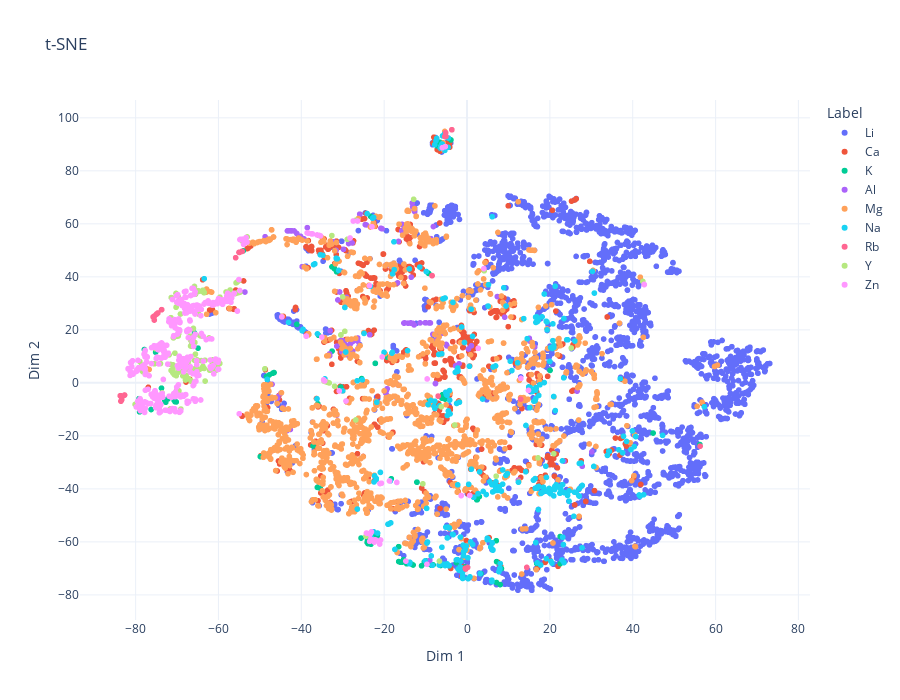

Write notebook code for a chart like this one.
### Code cell
import plotly.express as px
import pandas as pd

df_tsne = pd.DataFrame(X_tsne, columns=["Dim 1", "Dim 2"])
df_tsne["Label"] = labels

fig = px.scatter(df_tsne, x="Dim 1", y="Dim 2", color="Label",
                 title="t-SNE",
                 width=900, height=700,
                 template='plotly_white')
fig.show()

### Figure 1 — Plotly figure (JSON) as saved in the notebook; plotly's stock layout.template omitted (floating-point values rounded to 4 significant figures; data arrays with more than 128 entries replaced by an {"elided": "..."} marker saying what was removed)
{"data": [{"hovertemplate": "Label=Li<br>Dim 1=%{x}<br>Dim 2=%{y}<extra></extra>", "legendgroup": "Li", "marker": {"color": "#636efa", "symbol": "circle"}, "mode": "markers", "name": "Li", "showlegend": true, "type": "scattergl", "x": {"elided": "2434 float values"}, "xaxis": "x", "y": {"elided": "2434 float values"}, "yaxis": "y"}, {"hovertemplate": "Label=Ca<br>Dim 1=%{x}<br>Dim 2=%{y}<extra></extra>", "legendgroup": "Ca", "marker": {"color": "#EF553B", "symbol": "circle"}, "mode": "markers", "name": "Ca", "showlegend": true, "type": "scattergl", "x": {"elided": "550 float values"}, "xaxis": "x", "y": {"elided": "550 float values"}, "yaxis": "y"}, {"hovertemplate": "Label=K<br>Dim 1=%{x}<br>Dim 2=%{y}<extra></extra>", "legendgroup": "K", "marker": {"color": "#00cc96", "symbol": "circle"}, "mode": "markers", "name": "K", "showlegend": true, "type": "scattergl", "x": [-22.16, -31.48, -2.568, -32.6, -9.38, -9.26, -46.59, -41.1, -46.9, -46.61, -54.05, -32.12, -48.42, -48.17, -32.02, -47.75, 0.1203, -16.49, -49.9, -21.99, -23.59, -78.66, -32.58, -30.44, 22.48, -14.21, 8.309, -73.75, -37.18, -14.57, 7.993, -24.14, -23.19, -23.26, -6.404, 23.19, -0.3943, -0.4705, 44.92, -36.02, 56.21, 20.04, 3.353, -15.33, 22.49, -0.5209, -65.78, -7.212, -79.18, -16.52, -16.09, -25.44, -8.589, -10.31, -16.51, -36.13, -75.18, -79.05, -72.21, 7.063, -70.69, -64.94, -12.08, -13.44, 7.111, -72.71, -35.42, 7.135, 14.93, -10.3, -9.883, 16.82, -8.184, -6.353, -25.58, -9.929, -13.46, -10.98, -3.882, -23.91, -77.88, -5.31, -35.85, -6.229, -23.57, -12.11, 2.982, -18.29, -5.888, -5.508, -15.59, -13.02, 2.362, -9.132, 2.474, -6.059, -19.25, -21.55, -72.96, -22.97, -21.64, -24.02, -70.47, -70.47, -9.555, -24.12, -70.2, -76.26, -21.58], "xaxis": "x", "y": [7.362, 41.92, -67.88, 43.79, 41.43, 41.3, 3.88, 22.09, 3.646, 3.865, 49.79, 43.63, 2.357, 2.597, 43.07, 2.997, -69.58, -67.42, -27.81, -57.67, -59.24, -8.005, 11.98, -1.57, -57.98, -67.7, -70.08, -1.993, -23.81, -68.23, -76.11, -58.21, -60.88, 62.81, 90.71, -67.57, -70.21, -69.45, -18.93, -7.893, -23.27, 4.711, -71.96, -66.69, -68.23, -69.86, 18.79, 89.4, -5.962, -61.81, -67.66, 1.62, -68.81, -68.04, -61.83, -39.43, 11.58, -10.93, -6.054, -59.54, -6.642, 13.1, -37.47, -68.32, -75.32, -7.29, -39.78, -67.45, -1.849, -67.51, -67.13, -68.14, -68.67, -68.9, -58.56, -68.06, -68.33, -69.01, 91.66, -60.66, 12.58, -6.104, 17.96, -5.348, -60.67, -37.46, -42.91, -36.18, -4.438, -5.502, -67.61, -68.72, -44.14, -6.111, -44.06, -5.763, 9.702, -58.93, -6.539, -60.11, -57.46, -59.31, -7.046, -7.117, -68.43, -60.21, -7.197, -10.06, -58.71], "yaxis": "y"}, {"hovertemplate": "Label=Al<br>Dim 1=%{x}<br>Dim 2=%{y}<extra></extra>", "legendgroup": "Al", "marker": {"color": "#ab63fa", "symbol": "circle"}, "mode": "markers", "name": "Al", "showlegend": true, "type": "scattergl", "x": {"elided": "131 float values"}, "xaxis": "x", "y": {"elided": "131 float values"}, "yaxis": "y"}, {"hovertemplate": "Label=Mg<br>Dim 1=%{x}<br>Dim 2=%{y}<extra></extra>", "legendgroup": "Mg", "marker": {"color": "#FFA15A", "symbol": "circle"}, "mode": "markers", "name": "Mg", "showlegend": true, "type": "scattergl", "x": {"elided": "1438 float values"}, "xaxis": "x", "y": {"elided": "1438 float values"}, "yaxis": "y"}, {"hovertemplate": "Label=Na<br>Dim 1=%{x}<br>Dim 2=%{y}<extra></extra>", "legendgroup": "Na", "marker": {"color": "#19d3f3", "symbol": "circle"}, "mode": "markers", "name": "Na", "showlegend": true, "type": "scattergl", "x": {"elided": "314 float values"}, "xaxis": "x", "y": {"elided": "314 float values"}, "yaxis": "y"}, {"hovertemplate": "Label=Rb<br>Dim 1=%{x}<br>Dim 2=%{y}<extra></extra>", "legendgroup": "Rb", "marker": {"color": "#FF6692", "symbol": "circle"}, "mode": "markers", "name": "Rb", "showlegend": true, "type": "scattergl", "x": [-54.89, -8.459, -8.438, -6.968, -54.93, -54.32, -54.31, -54.94, -55.05, -83.35, -74.94, 14.43, 12.94, 0.1305, -73.71, -75.5, -5.366, -83.32, -74.73, -0.3979, -3.67, -0.3391, -5.174, -5.085, -55.85, -73.74, 56.26, -83.71, -83.39, -83.61, -74.98, -83.55, -74.63, -75.44, -83.42, -82.67, -75.7, -75.79, -82.7], "xaxis": "x", "y": [49.32, 40.47, 40.46, -4.988, 49.22, 49.59, 49.65, 49.26, 49.24, -6.053, 25.94, -69.61, -6.14, -69.64, 27.63, 23.7, 92.96, -5.143, 26.26, -69.92, 95.5, -70.25, 94.43, 93.0, 47.22, 27.6, -23.9, -4.856, -6.414, -4.847, 25.92, -6.917, 26.36, 25.24, -6.522, -4.584, 24.85, 24.89, -4.643], "yaxis": "y"}, {"hovertemplate": "Label=Y<br>Dim 1=%{x}<br>Dim 2=%{y}<extra></extra>", "legendgroup": "Y", "marker": {"color": "#B6E880", "symbol": "circle"}, "mode": "markers", "name": "Y", "showlegend": true, "type": "scattergl", "x": {"elided": "146 float values"}, "xaxis": "x", "y": {"elided": "146 float values"}, "yaxis": "y"}, {"hovertemplate": "Label=Zn<br>Dim 1=%{x}<br>Dim 2=%{y}<extra></extra>", "legendgroup": "Zn", "marker": {"color": "#FF97FF", "symbol": "circle"}, "mode": "markers", "name": "Zn", "showlegend": true, "type": "scattergl", "x": {"elided": "390 float values"}, "xaxis": "x", "y": {"elided": "390 float values"}, "yaxis": "y"}], "layout": {"height": 700, "legend": {"title": {"text": "Label"}, "tracegroupgap": 0}, "title": {"text": "t-SNE"}, "width": 900, "xaxis": {"anchor": "y", "domain": [0, 1], "title": {"text": "Dim 1"}}, "yaxis": {"anchor": "x", "domain": [0, 1], "title": {"text": "Dim 2"}}}}
